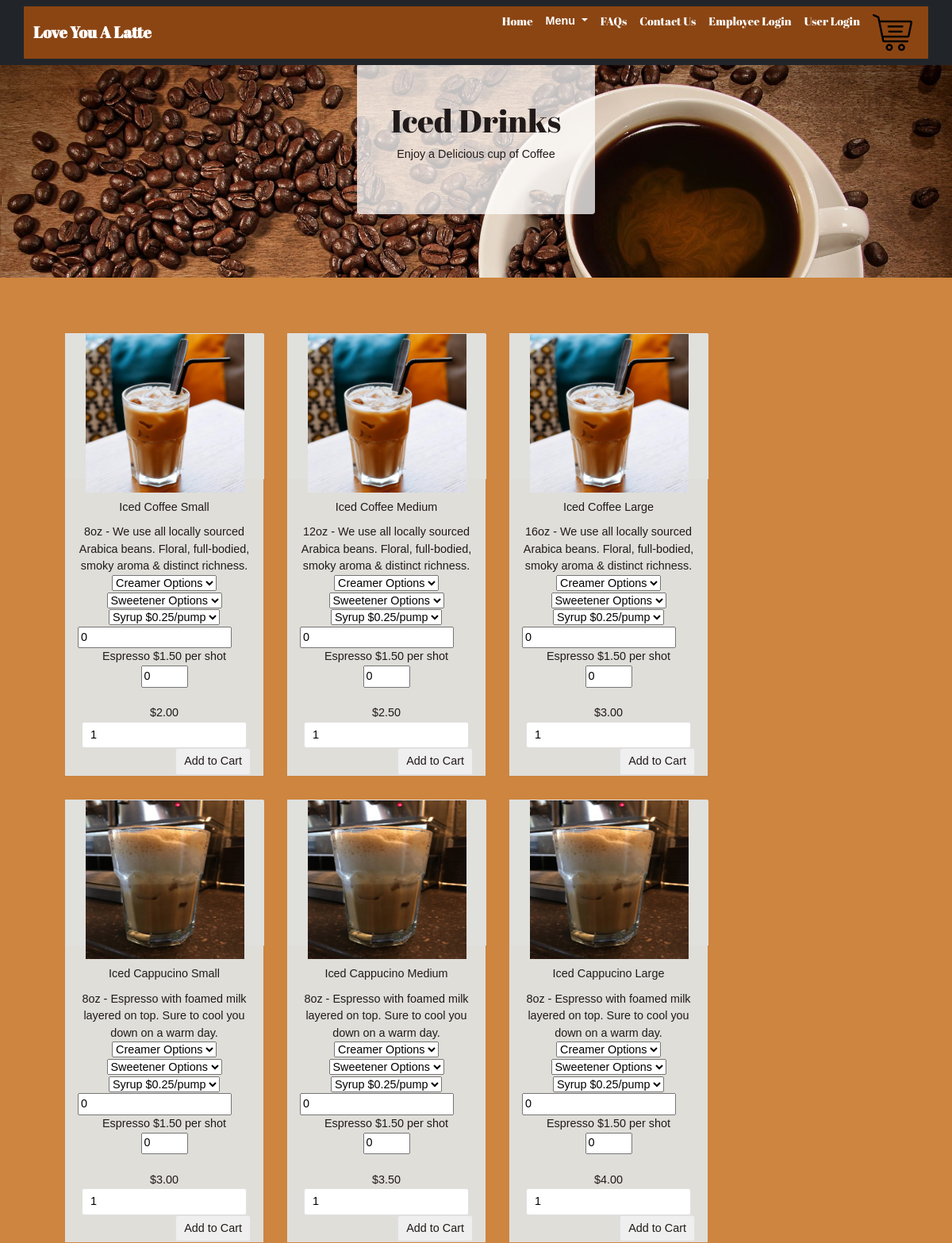
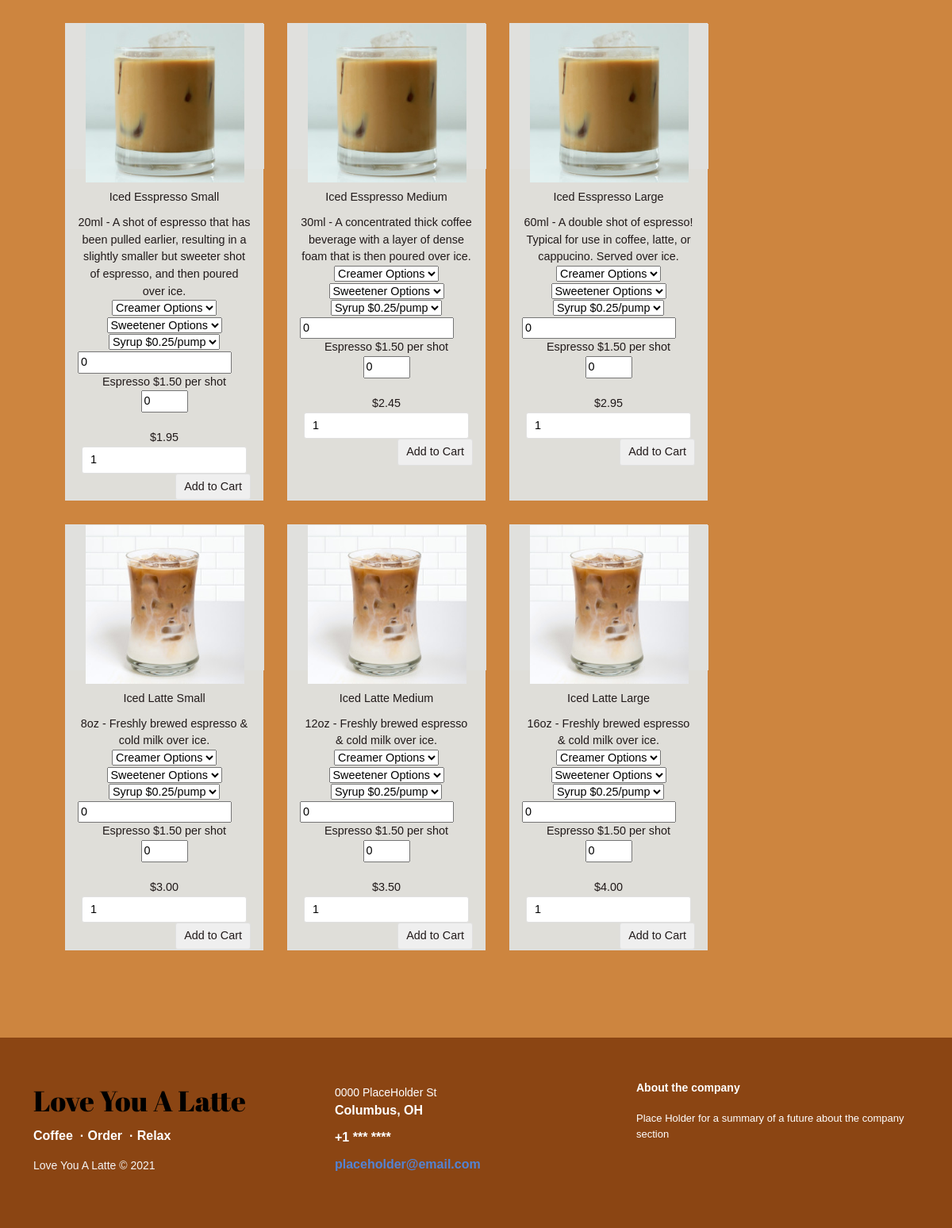
/icedMenu.php, run on the app's committed database (2 pictures, top to bottom).
### tables this page shows
CREATE TABLE `product` (
  `id` int(8) NOT NULL PRIMARY KEY AUTO_INCREMENT,
  `name` varchar(255) NOT NULL,
  `code` varchar(255) NOT NULL UNIQUE KEY,
  `category` varchar(255) NOT NULL,
  `image` text NOT NULL,
  `price` double(10,2) NOT NULL,
  `description` varchar(200) NOT NULL
);

### public/dbcontroller.php (called while the page is built, shortened)
<?php
class DBController
{
	private $host = "mariadb";
	private $user = "root";
	private $password = "welcome1";
	private $database = "love_you_a_latte";
	private $conn;
	function __construct()
	{
		$this->conn = $this->connectDB();
	}
	function connectDB()
	{
		$conn = mysqli_connect($this->host, $this->user, $this->password, $this->database);
		return $conn;
	}
	function runQuery($query)
	{
		$result = mysqli_query($this->conn, $query);
		while ($row = mysqli_fetch_assoc($result)) {
			$resultset[] = $row;
		}
		if (!empty($resultset))
			return $resultset;
	}
}

### public/icedMenu.php (the view, shortened to what this page needs)
<?php
require_once("dbcontroller.php");
$db_handle = new DBController();
?>
<!DOCTYPE html>
<html>
<head>
    <?php include('./components/header.php') ?>
</head>
<body id="menubody">
<?php include('./components/nav.php') ?>
    <div id="Menuintro">
        <div class="rounded border-light jumbotron py-5 px-4">
            <h1 style="font-family: 'Abril Fatface', serif;">Iced Drinks</h1>
            <p>Enjoy a Delicious cup of Coffee</p>
        </div>
    </div>
    <div class="dark-section">
        <div class="container overflow-auto site-section" id="why">
            <div id="product-grid">
                <?php
                $product_array = $db_handle->runQuery("SELECT * FROM product WHERE category='iced' ORDER BY id ASC");
                if (!empty($product_array)) {
                    foreach($product_array as $key=>$value){
                ?>
                    <div class="product-item">
                        <form method="post" action="cart.php?action=add&code=<?php echo $product_array[$key]["code"]; ?>" target="dummyframe" autocomplete="off">
                        <div class="product-image"><img src="<?php echo $product_array[$key]["image"]; ?>"></div>
                        <div class="product-tile-footer">
                        <div class="product-title"><?php echo $product_array[$key]["name"]; ?></div>
                        <div class="product-description"><?php echo $product_array[$key]["description"]; ?></div>
                        <select name="creamer-options"> /
                        <option value="None">Creamer Options</option>
                        </select>
                        <select name="sweetener-options"> /
                        <option value="None">Sweetener Options</option>
                        </select>
                        <select name="syrup-options"> /
                        <option value="None">Syrup $0.25/pump</option>
                        </select>
                        <div style="float: left;" class="syrup-pumps"><input type="number" min="0" name="pumps" value="0" size="2" /></div>
                        <br>
                        Espresso $1.50 per shot
                        <div style="float: center;" class="espresso-shots"><input type="number" min="0" max="20" name="shots" value="0" size="2" /></div>
                        <br>
                        <div class="product-price"><?php echo "$".$product_array[$key]["price"]; ?></div>
                        <div class="cart-action"><input type="number" class="product-quantity" name="quantity" min="0" value="1" size="2" /><input type="submit" value="Add to Cart" class="btnAddAction" /></div>
                        </div>
                        </form>
                    </div>
                <?php
                    }
                }
                ?>
            </div>
        </div>
    </div>
        <?php include('./components/footer.php') ?>
</body>
</html>

### public/assets/css/styles.css (style rules this page uses)
body { font-family: Arial, Helvetica, sans-serif; }
#Menuintro { text-align: center; padding: 80px; background: url("../../assets/img/homepage.jpg"); background-size: cover; }
#Menuintro .jumbotron { border-radius: 20px; padding: 40px; background-color: rgba(255,255,255,0.75); max-width: 300px; margin: 0 auto; }
.dark-section { background-color: #cd853f; }
.site-section { text-align: center; padding-bottom: 70px; }
#menubody { background-color: saddlebrown; }

### public/assets/css/cartstyle.css (style rules this page uses)
body { font-family: Arial; color: #211a1a; font-size: 0.9em; }
#product-grid { display: flex; flex-wrap: wrap; margin: 40px; }
.btnAddAction { padding: 5px 10px; margin-left: 5px; background-color: #efefef; border: #E0E0E0 1px solid; color: #211a1a; float: right; text-decoration: none; border-radius: 3px; cursor: pointer; }
.product-item { float: left; background: #dfded9; margin: 30px 30px 0px 0px; border: #E0E0E0 1px solid; width: 100%; max-width: 250px; }
.product-image { height: 183px; width: 250px; background-color: rgb(224, 224, 221); }
.product-image img { width: 200px; height: 200px; }
.product-title { margin-top: 10px; margin-bottom: 10px; }
.product-description { word-wrap: break-word; }
.product-price { float:bottom left; }
.cart-action { float: right; }
.product-quantity { padding: 5px 10px; border-radius: 3px; border: #E0E0E0 1px solid; }
.product-tile-footer { padding: 15px 15px 0px 15px; overflow: auto; }

### data on the page
product: image (picture), name "Iced Coffee Small", description "8oz - We use all locally sourced Arabica beans. Floral, full-bodied, smoky aroma & distinct richness.", price "2.00"
product: image (picture), name "Iced Coffee Medium", description "12oz - We use all locally sourced Arabica beans. Floral, full-bodied, smoky aroma & distinct richness.", price "2.50"
product: image (picture), name "Iced Coffee Large", description "16oz - We use all locally sourced Arabica beans. Floral, full-bodied, smoky aroma & distinct richness.", price "3.00"
product: image (picture), name "Iced Cappucino Small", description "8oz - Espresso with foamed milk layered on top. Sure to cool you down on a warm day.", price "3.00"
product: image (picture), name "Iced Cappucino Medium", description "8oz - Espresso with foamed milk layered on top. Sure to cool you down on a warm day.", price "3.50"
product: image (picture), name "Iced Cappucino Large", description "8oz - Espresso with foamed milk layered on top. Sure to cool you down on a warm day.", price "4.00"
product: image (picture), name "Iced Esspresso Small", description "20ml - A shot of espresso that has been pulled earlier, resulting in a slightly smaller but sweeter shot of espresso, and then poured over ice.", price "1.95"
product: image (picture), name "Iced Esspresso Medium", description "30ml - A concentrated thick coffee beverage with a layer of dense foam that is then poured over ice.", price "2.45"
product: image (picture), name "Iced Esspresso Large", description "60ml - A double shot of espresso! Typical for use in coffee, latte, or cappucino. Served over ice.", price "2.95"
product: image (picture), name "Iced Latte Small", description "8oz - Freshly brewed espresso & cold milk over ice.", price "3.00"
product: image (picture), name "Iced Latte Medium", description "12oz - Freshly brewed espresso & cold milk over ice.", price "3.50"
product: image (picture), name "Iced Latte Large", description "16oz - Freshly brewed espresso & cold milk over ice.", price "4.00"
